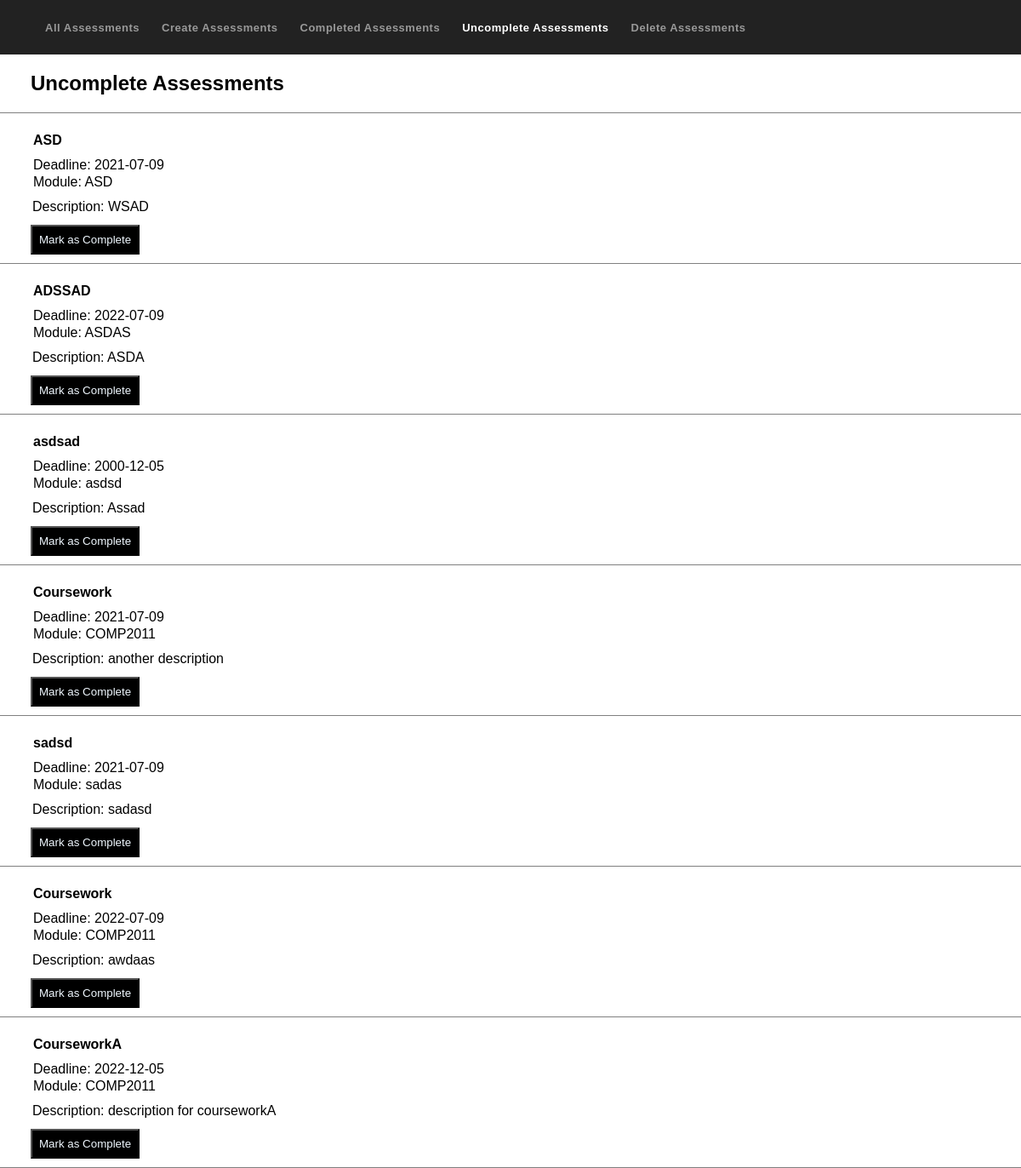
/Uncomplete_Assessment/2, run on the app's committed database.
### app/models.py (models this page shows)
class Property(db.Model):
    id = db.Column(db.Integer, primary_key=True)
    title = db.Column(db.String(100), nullable=False)
    module = db.Column(db.String(100), nullable=False)
    deadline = db.Column(db.Date)
    description = db.Column(db.String(500), nullable=False)
    status = db.Column(db.String(100))
    completed = db.Column(db.Boolean, default=False)

### app/views.py (the view)
@app.route('/Uncomplete_Assessment/<int:id>', methods=['GET', 'POST'])
def uncomplete(id):
    task = models.Property.query.get_or_404(id)
    if request.method == 'POST':
        task.completed = True
        try:
            db.session.commit()
            return redirect('/')
        except:
            return 'Error occurs'
    else:
        tasks = models.Property.query.all()
        return render_template('Uncomplete_Assessment.html', tasks = tasks)

### app/templates/Uncomplete_Assessment.html
{% extends 'base.html' %}
{% block styles %}
 <link rel="stylesheet" href="{{ url_for('static', filename='styles/style_others.css') }}">
{% endblock %}
{% block navigation %}
    <li><a href="/">All Assessments</a></li>
    <li><a href="/Create_Assessment">Create Assessments</a></li>
    <li><a href="/Completed_Assessment">Completed Assessments</a></li>
    <li><a class="current" href="/Uncomplete_Assessment">Uncomplete Assessments</a></li>
    <li><a href="/Delete_Assessment">Delete Assessments</a></li>
{% endblock %}
{% block header %}
<div class="line">
    <h2>Uncomplete Assessments</h2>
</div>
{% endblock %}
{% block body %}
    {% for task in tasks %}
    <div class="content">
        <table>
            <tr>
                <td class="title">{{ task.title }}</td>
                <td>Deadline: {{ task.deadline }}</td>
                <td>Module: {{ task.module }}</td>
                <td class="description">Description: {{ task.description }}</td>
            </tr>
        </table>
        <form action="/Uncomplete_Assessment/{{ task.id }}" method="POST">
            <input type="submit" value="Mark as Complete" id="button" >
        </form>
    </div>
    {% endfor %}
{% endblock %}

### app/static/styles/base_style.css (style rules this page uses)
* { box-sizing: border-box; }
body { height:8vh; margin:0px; padding:0px; width:100%; font-family: sans-serif; }
.nav-links li { list-style-type: none; }
.nav-links a { color: #999; text-decoration: none; letter-spacing: 0.5px; font-weight: bold; font-size: 13px; margin: 10px 1em 0 1em; white-space: nowrap; }
a.current { color:#fff; }

### app/static/styles/style_others.css (style rules this page uses)
h2 { margin-left: 3%; }
.content { align-items:center; width:100%; padding:20px 0 10px 3%; align-items: center; justify-content: center; border-bottom: 0.5px solid gray; }
td { display:flex; float: left; clear:left; }
.line { border-bottom: 0.5px solid gray; }
input { color:aliceblue; background-color: black; padding: 8px; }
.description { padding: 10px 0 10px 0; }
.title { font-weight:bolder; padding-bottom: 10px; }

### data on the page
Property: title "ASD", deadline "2021-07-09", module "ASD", description "WSAD"
Property: title "ADSSAD", deadline "2022-07-09", module "ASDAS", description "ASDA"
Property: title "asdsad", deadline "2000-12-05", module "asdsd", description "Assad"
Property: title "Coursework", deadline "2021-07-09", module "COMP2011", description "another description"
Property: title "sadsd", deadline "2021-07-09", module "sadas", description "sadasd"
Property: title "Coursework", deadline "2022-07-09", module "COMP2011", description "awdaas"
Property: title "CourseworkA", deadline "2022-12-05", module "COMP2011", description "description for courseworkA"
